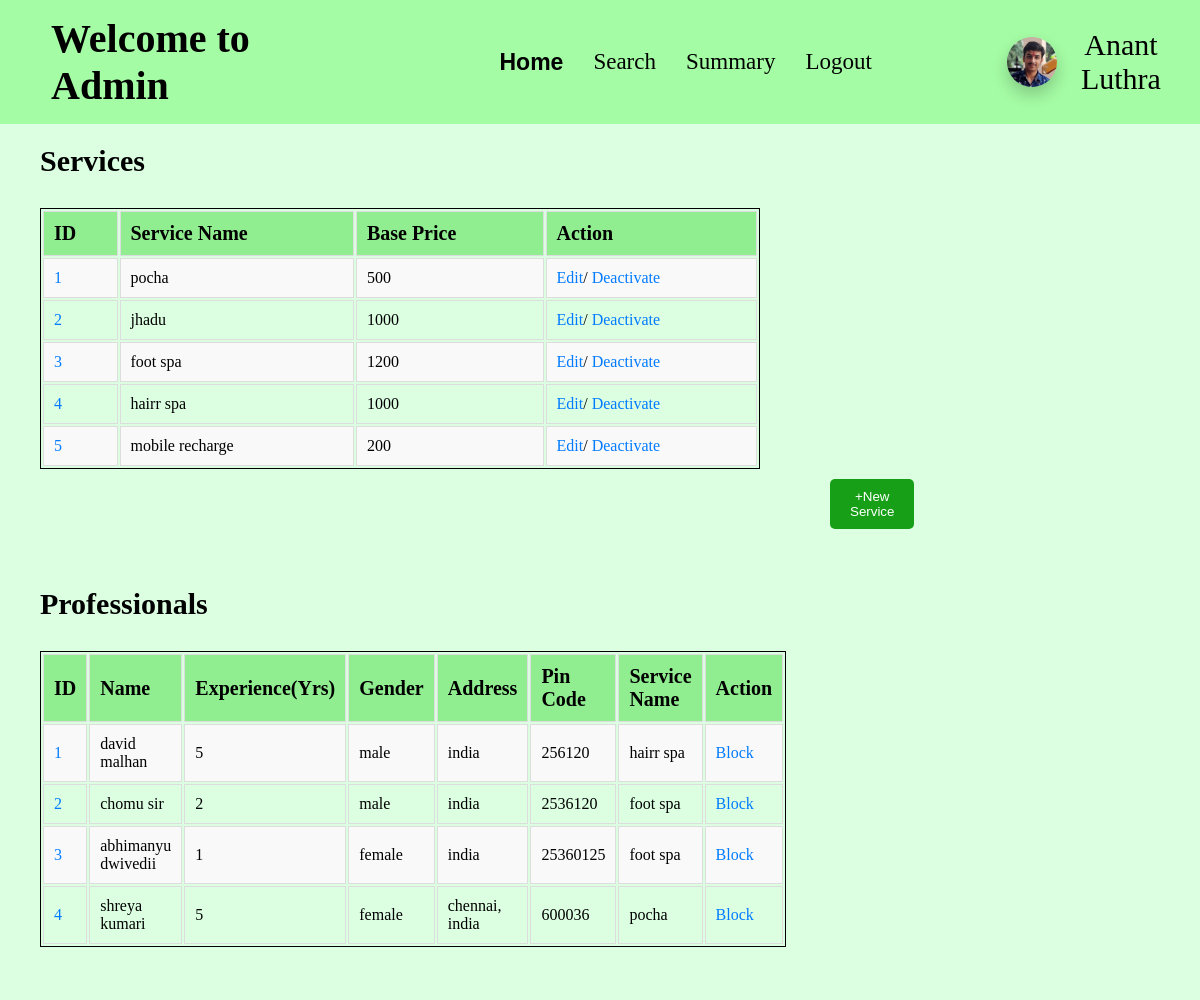
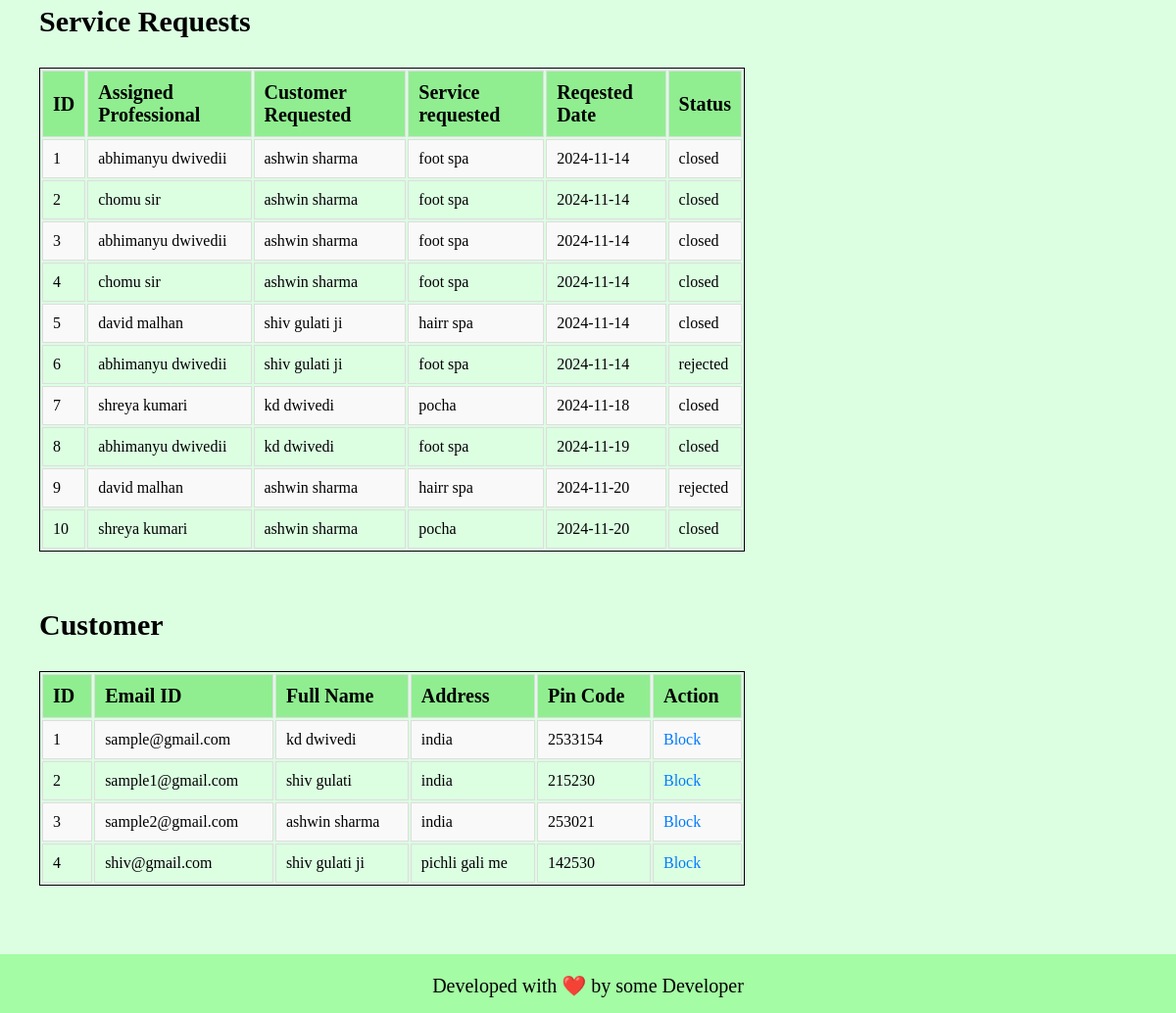
Page /admin_home on the earlier database version (2 pictures, top to bottom).
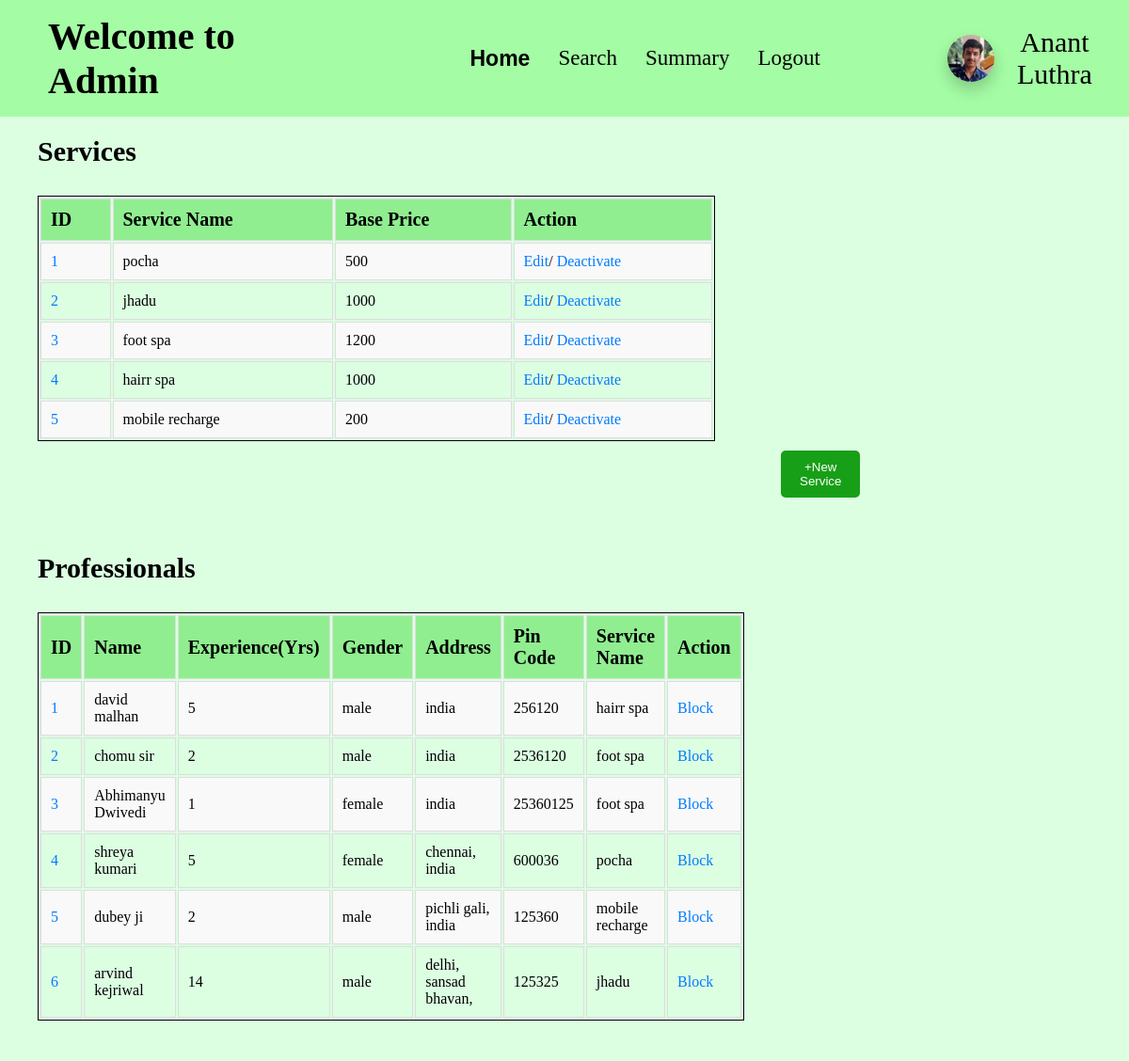
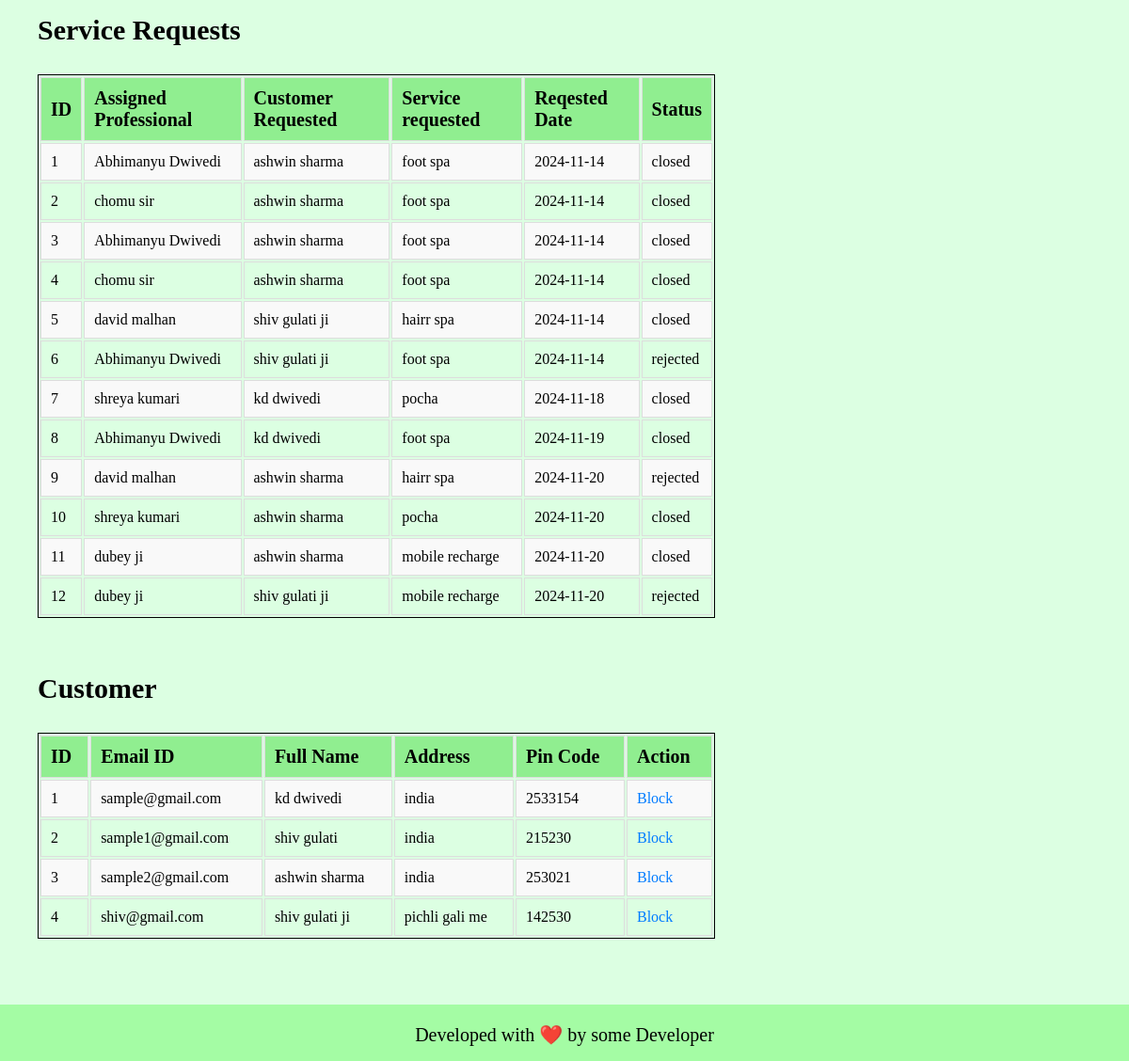
Same page on the later database version (2 pictures, top to bottom).
### app.py (models this page shows)
class service(db.Model):
    __tablename__ = "service"
    id = db.Column(db.Integer, primary_key=True, autoincrement=True)
    name = db.Column(db.String, nullable=False)
    base_price = db.Column(db.Integer, nullable=False)
    time_required = db.Column(db.Integer, nullable=False)
    description = db.Column(db.String, nullable=False)
    status = db.Column(db.Boolean, default = False)
    type = db.Column(db.String, nullable=False)
    professionals = db.relationship('professional', back_populates='service_type')
    service_requests = db.relationship('service_request', backref='service', cascade='all, delete-orphan')

class professional(db.Model):
    __tablename__ = "professional"
    id = db.Column(db.Integer, primary_key=True, autoincrement=True)
    email_id = db.Column(db.String, nullable=False)
    fullname = db.Column(db.String, nullable=False)
    password = db.Column(db.String, nullable=False)
    date_created = db.Column(db.Date, nullable=False)
    service_type_id = db.Column(db.Integer, db.ForeignKey('service.id'), nullable=False)
    experience = db.Column(db.Integer, nullable=False)
    gender = db.Column(db.String, nullable=False)
    address = db.Column(db.String, nullable=False)
    pin_code = db.Column(db.Integer, nullable=False)
    documents = db.Column(db.String, nullable=False)
    request = db.Column(db.Boolean, default=None)
    blocked = db.Column(db.Boolean, default=False)
    services_completed = db.Column(db.Integer, default = 0)
    rating = db.Column(db.Float, default = 0.0)
    price = db.Column(db.Integer, default = 0)
    service_type = db.relationship('service', back_populates='professionals')
    service_requests = db.relationship('service_request', backref='professional', cascade='all, delete-orphan')

class service_request(db.Model):
    __tablename__ = "service_request"
    id = db.Column(db.Integer, primary_key=True, autoincrement=True)
    service_id = db.Column(db.Integer, ForeignKey('service.id'), nullable=False)
    customer_id = db.Column(db.Integer, ForeignKey('customer.id'), nullable=False)
    professional_id = db.Column(db.Integer, ForeignKey('professional.id'), nullable=False)
    date_of_request = db.Column(db.Date, nullable=False)
    date_of_completion = db.Column(db.Date, default=False)
    service_status = db.Column(db.String, default=False)
    rstars = db.Column(db.Integer, default=False)
    rfeedback = db.Column(db.String, default=False)

class customer(db.Model):
    __tablename__ = "customer"
    id = db.Column(db.Integer, primary_key=True, autoincrement=True)
    email_id = db.Column(db.String, nullable=False)
    password = db.Column(db.String, nullable=False)
    fullname = db.Column(db.String, nullable=False)
    gender = db.Column(db.String, nullable=False)
    address = db.Column(db.String, nullable=False)
    pin_code = db.Column(db.Integer, nullable=False)
    blocked = db.Column(db.Boolean, default=False)
    service_requests = db.relationship('service_request', backref='customer', cascade='all, delete-orphan')

### app.py (the view, shortened to what this page needs)
@app.route('/admin_home', methods = ['GET', 'POST'])
def admin_home():
    prof = professional.query.all()
    cus = customer.query.all()
    services = service.query.all()
    ser_req = service_request.query.options(joinedload(service_request.professional)).all()
    if request.method == 'GET':
        return render_template('admin_home.html', admin_name = ADMIN_NAME, professionals = prof, customers = cus, services = services, service_requests = ser_req, message = False)

### templates/admin_home.html (shortened to what this page needs)
<!DOCTYPE html>
<html lang="en">
<head>
    <link rel="stylesheet" href="/static/css/profile-block.css">
    <link rel="stylesheet" href="/static/css/table-styling.css">
    <link rel="stylesheet" href="/static/css/basic.css">
</head>
<body>
    <header>
        <h1>Welcome to Admin</h1>
        <ul>
            <li><a class="active" href="/admin_home">Home</a></li>
            <li><a href="/admin_search">Search</a></li>
            <li><a href="/admin_summary">Summary</a></li>
            <li><a href="/admin_logout">Logout</a></li>
        </ul>
        <div id="user-info">
            <img id="user-pic" src="/static/anant-pic.jpg" alt="Profile Picture">
            <div>{{admin_name}}</div>
        </div>
    </header>
    <h2>Services</h2>
    {% if services %}
        <div class="tables">
            <table class="styled-table">
                <tr>
                    <th>ID</th>
                    <th>Service Name</th>
                    <th>Base Price</th>
                    <th>Action</th>
                </tr>
                {% for service in services %}
                <tr>
                    <td><a href="/view_service/{{service.id}}">{{loop.index}}</a></td>
                    <td>{{service.name}}</td>
                    <td>{{service.base_price}}</td>
                    <td>
                        <a href="/admin_home/edit_service/{{service.id}}">Edit</a>/
                        {% if service.status %}
                            <a href="/admin_home/action_service/activate/{{service.id}}">Activate</a>
                        {% else %}
                            <a href="/admin_home/action_service/deactivate/{{service.id}}">Deactivate</a>
                        {% endif %}
                    </td>
                </tr>
                {% endfor %}
            </table>
    {% else %}
        <div id="no_data">No data to show!</div>
    {% endif %}
        <button class="open-modal-btn" onclick="openPopup()">+New Service</button>
    </div>
    <br>
    <h2>Professionals</h2>
    {% if professionals %}
        <div class="tables">
            <table class="styled-table">
                <tr>
                    <th>ID</th>
                    <th>Name</th>
                    <th>Experience(Yrs)</th>
                    <th>Gender</th>
                    <th>Address</th>
                    <th>Pin Code</th>
                    <th>Service Name</th>
                    <th>Action</th>
                </tr>
                {% for professional in professionals %}
                <tr>
                    <td><a href="/view_professional/{{professional.id}}">{{loop.index}}</a></td>
                    <td>{{professional.fullname}}</td>
                    <td>{{professional.experience}}</td>
                    <td>{{professional.gender}}</td>
                    <td>{{professional.address}}</td>
                    <td>{{professional.pin_code}}</td>
                    <td>{{professional.service_type.name}}</td>
                    <td>
                        {% if professional.request %}
                        <a href="/admin_home/appr/approve/{{professional.id}}">Approve</a>/<a
                            href="/admin_home/appr/reject/{{professional.id}}">Reject</a>
                        {% elif not professional.blocked %}
                        <a href="/admin_home/action/block/professional/{{professional.id}}">Block</a>
                        {% elif professional.blocked %}
                        <a href="/admin_home/action/unblock/professional/{{professional.id}}">Unblock</a>
                        {% endif %}
                    </td>
                </tr>
                {% endfor %}
            </table>
        </div>
    {% else %}
        <div id="no_data">No data to show!</div>
    {% endif %}
    <br>
    <h2>Service Requests</h2>
    {% if service_requests %}
        <div class="tables">
            <table class="styled-table">
                <tr>
                    <th>ID</th>
                    <th>Assigned Professional</th>
                    <th>Customer Requested</th>
                    <th>Service requested</th>
                    <th>Reqested Date</th>
                    <th>Status</th>
                </tr>
                {% for service_req in service_requests %}
                    <tr>
                        <td>{{loop.index}}</td>
                        <td>{{service_req.professional.fullname}}</td>
                        <td>{{service_req.customer.fullname}}</td>
                        <td>{{service_req.service.name}}</td>
                        <td>{{service_req.date_of_request}}</td>
                        <td>{{service_req.service_status}}</td>
                    </tr>
                {% endfor %}
            </table>
        </div>
    {% else %}
        <div id="no_data">No data to show!</div>
    {% endif %}
    <br>
    <h2>Customer</h2>
    {% if customers %}
        <div class="tables">
            <table class="styled-table">
                <tr>
                    <th>ID</th>
                    <th>Email ID</th>
                    <th>Full Name</th>
                    <th>Address</th>
                    <th>Pin Code</th>
                    <th>Action</th>
                </tr>
                {% for customer in customers %}
                <tr>
                    <td>{{loop.index}}</td>
                    <td>{{customer.email_id}}</td>
                    <td>{{customer.fullname}}</td>
                    <td>{{customer.address}}</td>
                    <td>{{customer.pin_code}}</td>
                    <td>
                        {% if customer.blocked %}
                        <a href="/admin_home/action/unblock/customer/{{customer.id}}">Unblock</a>
                        {% else %}
                        <a href="/admin_home/action/block/customer/{{customer.id}}">Block</a>
                        {% endif %}
                    </td>
                </tr>
                {% endfor %}
            </table>
        </div>
    {% else %}
        <div id="no_data">No data to show!</div>
    {% endif %}
    <footer style="margin-top: 50px;">
        <p>
            Developed with ❤️ by some Developer
        </p>
    </footer>
</body>
</html>

### static/css/profile-block.css (style rules this page uses)
#user-info { margin-left: 10vw; width: 19vw; display: flex; flex-direction: row; align-items: center; justify-content: space-evenly; }
#user-info img { min-width: 50px; min-height: 50px; max-width: 55px; max-height: 55px; border-radius: 50px; box-shadow: 0 8px 16px rgba(0, 0, 0, 0.2); }
#user-info div { font-size: 30px; text-align: center; }

### static/css/table-styling.css (style rules this page uses)
.tables { margin-left: 20px; text-align: center; align-items: center; justify-content: center; width: 60vw; border-radius: 25px; padding: 20px; }
.styled-table { width: 100%; border: 1px solid black; }
.styled-table th { font-size: 20px; }
.styled-table th, .styled-table td { padding: 10px; border: 1px solid #ddd; text-align: left; }
.styled-table th { background-color: #f2f2f2; background-color: lightgreen; }
.styled-table tr:nth-child(even) { background-color: #f9f9f9; }
.styled-table a { color: #007bff; text-decoration: none; }

### static/css/basic.css (style rules this page uses)
* { padding: 0; margin: 0; }
body { background-color: rgb(220, 255, 226); align-items: center; text-align: left; }
header { align-items: center; display: flex; padding: 15px; background-color: rgb(164, 252, 164); }
ul { display: flex; list-style-type: none; padding: 0; margin: 0; }
ul li { padding-inline: 15px; }
ul li a { font-size: 23px; text-decoration: none; color: black; }
.active { font-family: 'Franklin Gothic Medium', 'Arial Narrow', Arial, sans-serif; font-weight: bold; }

### templates/admin_home.html (style rules this page uses)
h1 { margin-right: 15vw; margin-left: 3vw; font-size: 40px; }
h2 { margin-top: 20px; margin-left: 40px; margin-bottom: 10px; font-size: 30px; }
footer { align-items: center; text-align: center; background-color: rgb(164, 252, 164); height: 60px; margin-top: 50px; }
footer p { margin: auto; padding-top: 20px; font-size: 20px; }
.open-modal-btn { padding: 10px 20px; background-color: rgb(23, 159, 23); color: white; border: none; border-radius: 5px; cursor: pointer; margin-left: 790px; margin-top: 10px; }

Differences in the rows shown:
changed professional: fullname "abhimanyu dwivedii" → "Abhimanyu Dwivedi"
added professional: fullname "dubey ji", experience "2", gender "male", address "pichli gali, india", pin_code "125360", service_type.name "mobile recharge"
added professional: fullname "arvind kejriwal", experience "14", gender "male", address "delhi, sansad bhavan,", pin_code "125325", service_type.name "jhadu"
changed through a linked row, service_request (number 1 of 12 on the later page): professional.fullname "abhimanyu dwivedii" → "Abhimanyu Dwivedi"
changed through a linked row, service_request (number 3 of 12 on the later page): professional.fullname "abhimanyu dwivedii" → "Abhimanyu Dwivedi"
changed through a linked row, service_request (number 6 of 12 on the later page): professional.fullname "abhimanyu dwivedii" → "Abhimanyu Dwivedi"
changed through a linked row, service_request (number 8 of 12 on the later page): professional.fullname "abhimanyu dwivedii" → "Abhimanyu Dwivedi"
added service_request: professional.fullname "dubey ji", customer.fullname "ashwin sharma", service.name "mobile recharge", date_of_request "2024-11-20", service_status "closed"
added service_request: professional.fullname "dubey ji", customer.fullname "shiv gulati ji", service.name "mobile recharge", date_of_request "2024-11-20", service_status "rejected"
